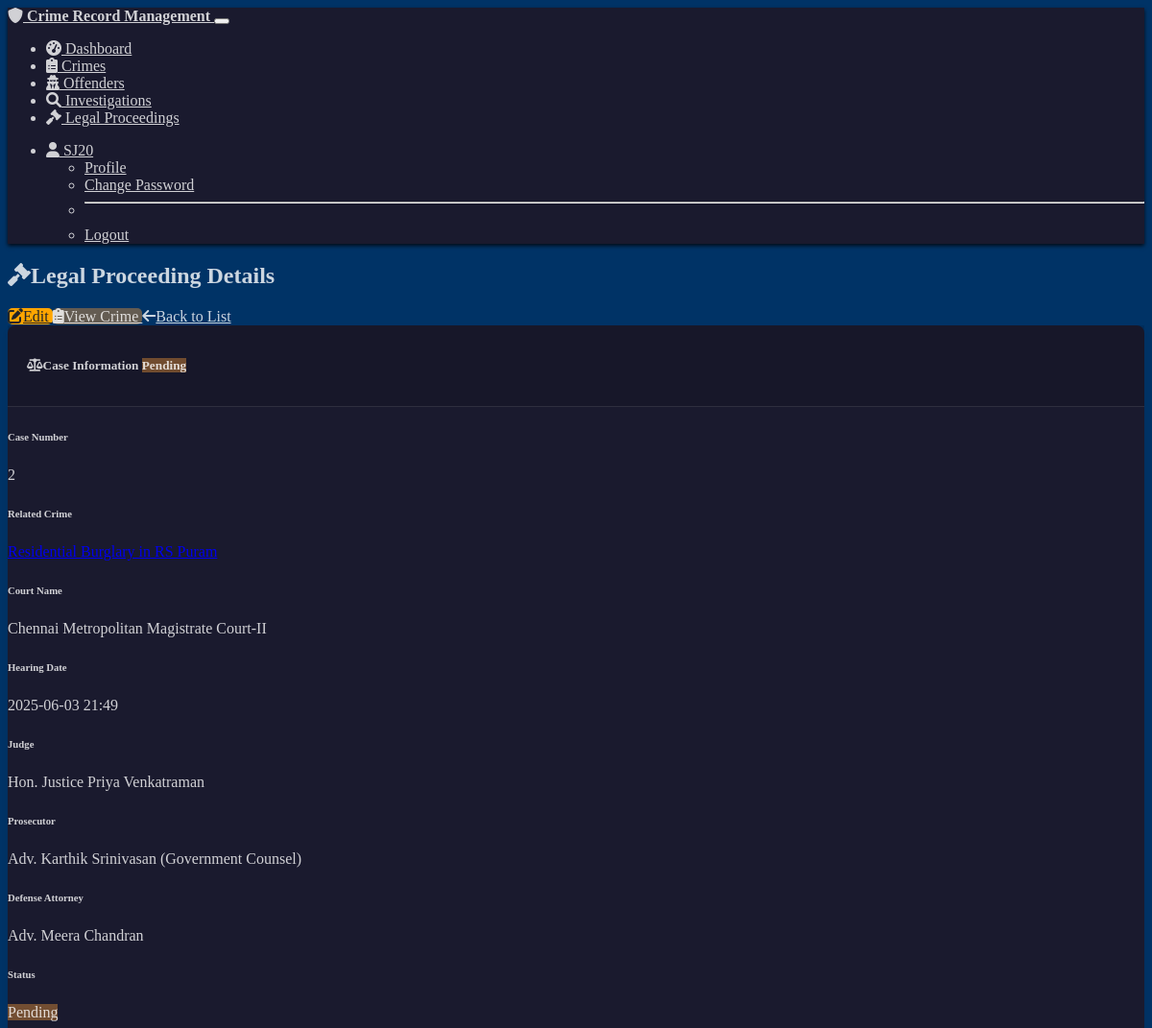
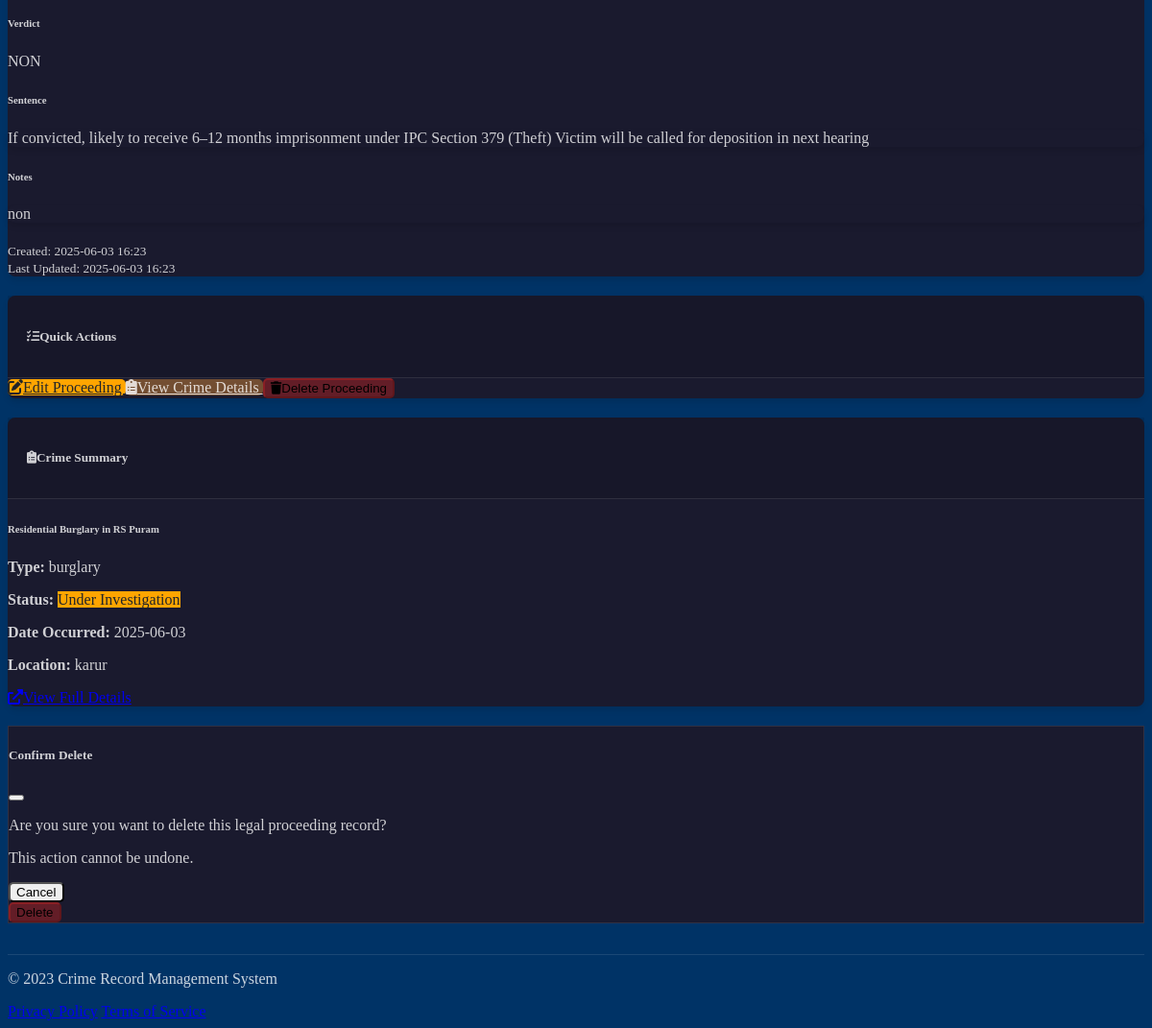
The page /legal/view/1 (signed in) on the database its author committed (2 pictures, top to bottom).
### models.py (models this page shows, shortened)
class User(UserMixin, db.Model):
    id = db.Column(db.Integer, primary_key=True)
    username = db.Column(db.String(64), unique=True, nullable=False)
    password_hash = db.Column(db.String(256), nullable=False)
    email = db.Column(db.String(120), unique=True, nullable=False)
    full_name = db.Column(db.String(100), nullable=False)
    role = db.Column(db.String(20), nullable=False, default='police')  # 'admin' or 'police'
    badge_number = db.Column(db.String(20), nullable=True)
    department = db.Column(db.String(100), nullable=True)
    created_at = db.Column(db.DateTime, default=datetime.utcnow)
    crimes = db.relationship('Crime', backref='reported_by_user', lazy=True)
    investigations = db.relationship('Investigation', backref='assigned_officer', lazy=True)
    def is_admin(self):
        return self.role == 'admin'

class LegalProceeding(db.Model):
    id = db.Column(db.Integer, primary_key=True)
    crime_id = db.Column(db.Integer, db.ForeignKey('crime.id'), nullable=False)
    case_number = db.Column(db.String(50), nullable=False)
    court_name = db.Column(db.String(100), nullable=False)
    judge = db.Column(db.String(100), nullable=True)
    prosecutor = db.Column(db.String(100), nullable=True)
    defense_attorney = db.Column(db.String(100), nullable=True)
    hearing_date = db.Column(db.DateTime, nullable=True)
    status = db.Column(db.String(20), nullable=False, default='Pending')  # Pending, In Progress, Closed
    verdict = db.Column(db.String(50), nullable=True)
    sentence = db.Column(db.Text, nullable=True)
    notes = db.Column(db.Text, nullable=True)
    created_at = db.Column(db.DateTime, default=datetime.utcnow)
    updated_at = db.Column(db.DateTime, default=datetime.utcnow, onupdate=datetime.utcnow)

class Crime(db.Model):
    id = db.Column(db.Integer, primary_key=True)
    title = db.Column(db.String(100), nullable=False)
    type = db.Column(db.String(50), nullable=False)
    location = db.Column(db.String(200), nullable=False)
    date_occurred = db.Column(db.DateTime, nullable=False)
    date_reported = db.Column(db.DateTime, default=datetime.utcnow)
    status = db.Column(db.String(20), nullable=False, default='Open')  # Open, Under Investigation, Closed, Solved
    description = db.Column(db.Text, nullable=False)
    reported_by = db.Column(db.Integer, db.ForeignKey('user.id'), nullable=False)
    offenders = db.relationship('Offender', secondary=offender_crime,
                               backref=db.backref('crimes', lazy='dynamic'))
    investigations = db.relationship('Investigation', backref='crime', lazy=True)
    legal_proceedings = db.relationship('LegalProceeding', backref='crime', lazy=True)

### officer.py (the view)
@app.route('/legal/view/<int:legal_id>')
@login_required
def legal_view(legal_id):
    legal = LegalProceeding.query.get_or_404(legal_id)
    crime = Crime.query.get(legal.crime_id)
    if not current_user.is_admin():
        if crime.reported_by != current_user.id:
            abort(403)
    return render_template('legal/view.html',
                          title=f'Legal Proceeding: {legal.case_number}',
                          legal=legal,
                          crime=crime)

### templates/legal/view.html (shortened to what this page needs)
{% extends "base.html" %}
{% block content %}
<div class="container">
    <div class="d-flex justify-content-between align-items-center mb-4">
        <h2><i class="fas fa-gavel me-2"></i>Legal Proceeding Details</h2>
        <div>
            <a href="{{ url_for('legal_edit', legal_id=legal.id) }}" class="btn btn-warning me-2">
                <i class="fas fa-edit me-2"></i>Edit
            </a>
            <a href="{{ url_for('crime_view', crime_id=crime.id) }}" class="btn btn-info me-2">
                <i class="fas fa-clipboard-list me-2"></i>View Crime
            </a>
            <a href="{{ url_for('legal_list') }}" class="btn btn-outline-secondary">
                <i class="fas fa-arrow-left me-2"></i>Back to List
            </a>
        </div>
    </div>
    <div class="row">
        <div class="col-lg-8">
            <div class="card mb-4">
                <div class="card-header">
                    <h5 class="mb-0">
                        <i class="fas fa-balance-scale me-2"></i>Case Information
                        <span class="badge bg-{{ get_status_badge_color(legal.status) }} float-end">{{ legal.status }}</span>
                    </h5>
                </div>
                <div class="card-body">
                    <div class="row mb-3">
                        <div class="col-md-6">
                            <h6 class="fw-bold text-muted">Case Number</h6>
                            <p>{{ legal.case_number }}</p>
                        </div>
                        <div class="col-md-6">
                            <h6 class="fw-bold text-muted">Related Crime</h6>
                            <p>
                                <a href="{{ url_for('crime_view', crime_id=crime.id) }}">
                                </a>
                            </p>
                        </div>
                    </div>
                    <div class="row mb-3">
                        <div class="col-md-6">
                            <h6 class="fw-bold text-muted">Court Name</h6>
                            <p>{{ legal.court_name }}</p>
                        </div>
                        <div class="col-md-6">
                            <h6 class="fw-bold text-muted">Hearing Date</h6>
                            <p>{{ legal.hearing_date.strftime('%Y-%m-%d %H:%M') if legal.hearing_date else 'Not scheduled' }}</p>
                        </div>
                    </div>
                    <div class="row mb-3">
                        <div class="col-md-4">
                            <h6 class="fw-bold text-muted">Judge</h6>
                            <p>{{ legal.judge if legal.judge else 'Not assigned' }}</p>
                        </div>
                        <div class="col-md-4">
                            <h6 class="fw-bold text-muted">Prosecutor</h6>
                            <p>{{ legal.prosecutor if legal.prosecutor else 'Not assigned' }}</p>
                        </div>
                        <div class="col-md-4">
                            <h6 class="fw-bold text-muted">Defense Attorney</h6>
                            <p>{{ legal.defense_attorney if legal.defense_attorney else 'Not assigned' }}</p>
                        </div>
                    </div>
                    <div class="row mb-3">
                        <div class="col-md-6">
                            <h6 class="fw-bold text-muted">Status</h6>
                            <p>
                                <span class="badge bg-{{ get_status_badge_color(legal.status) }}">
                                    {{ legal.status }}
                                </span>
                            </p>
                        </div>
                        <div class="col-md-6">
                            <h6 class="fw-bold text-muted">Verdict</h6>
                            <p>{{ legal.verdict if legal.verdict else 'Pending' }}</p>
                        </div>
                    </div>
                    <div class="mb-4">
                        <h6 class="fw-bold text-muted">Sentence</h6>
                        <div class="card bg-dark">
                            <div class="card-body">
                                {% if legal.sentence %}
                                <p class="mb-0">{{ legal.sentence }}</p>
                                {% else %}
                                <p class="text-muted mb-0">No sentence recorded yet.</p>
                                {% endif %}
                            </div>
                        </div>
                    </div>
                    <div class="mb-4">
                        <h6 class="fw-bold text-muted">Notes</h6>
                        <div class="card bg-dark">
                            <div class="card-body">
                                {% if legal.notes %}
                                <p class="mb-0">{{ legal.notes|replace('\n', '<br>')|safe }}</p>
                                {% else %}
                                <p class="text-muted mb-0">No additional notes.</p>
                                {% endif %}
                            </div>
                        </div>
                    </div>
                    <div class="row text-muted mt-3">
                        <div class="col-md-6">
                            <small>Created: {{ legal.created_at.strftime('%Y-%m-%d %H:%M') }}</small>
                        </div>
                        <div class="col-md-6 text-md-end">
                            <small>Last Updated: {{ legal.updated_at.strftime('%Y-%m-%d %H:%M') }}</small>
                        </div>
                    </div>
                </div>
            </div>
        </div>
        <div class="col-lg-4">
            <div class="card mb-4">
                <div class="card-header">
                    <h5 class="mb-0"><i class="fas fa-tasks me-2"></i>Quick Actions</h5>
                </div>
                <div class="card-body">
                    <div class="d-grid gap-2">
                        <a href="{{ url_for('legal_edit', legal_id=legal.id) }}" class="btn btn-warning mb-2">
                            <i class="fas fa-edit me-2"></i>Edit Proceeding
                        </a>
                        <a href="{{ url_for('crime_view', crime_id=crime.id) }}" class="btn btn-info mb-2">
                            <i class="fas fa-clipboard-list me-2"></i>View Crime Details
                        </a>
                        <button type="button" class="btn btn-danger" data-bs-toggle="modal" data-bs-target="#deleteModal">
                            <i class="fas fa-trash me-2"></i>Delete Proceeding
                        </button>
                    </div>
                </div>
            </div>
            <div class="card mb-4">
                <div class="card-header">
                    <h5 class="mb-0"><i class="fas fa-clipboard-list me-2"></i>Crime Summary</h5>
                </div>
                <div class="card-body">
                    <h6 class="text-primary">{{ crime.title }}</h6>
                    <p><strong>Type:</strong> {{ crime.type }}</p>
                    <p><strong>Status:</strong>
                        <span class="badge bg-{{ get_status_badge_color(crime.status) }}">
                            {{ crime.status }}
                        </span>
                    </p>
                    <p><strong>Date Occurred:</strong> {{ crime.date_occurred.strftime('%Y-%m-%d') }}</p>
                    <p><strong>Location:</strong> {{ crime.location }}</p>
                    <div class="d-grid">
                        <a href="{{ url_for('crime_view', crime_id=crime.id) }}" class="btn btn-outline-info btn-sm mt-2">
                            <i class="fas fa-external-link-alt me-2"></i>View Full Details
                        </a>
                    </div>
                </div>
            </div>
        </div>
    </div>
    <div class="modal fade" id="deleteModal" tabindex="-1" aria-labelledby="deleteModalLabel" aria-hidden="true">
        <div class="modal-dialog">
            <div class="modal-content">
                <div class="modal-header">
                    <h5 class="modal-title" id="deleteModalLabel">Confirm Delete</h5>
                    <button type="button" class="btn-close" data-bs-dismiss="modal" aria-label="Close"></button>
                </div>
                <div class="modal-body">
                    <p>Are you sure you want to delete this legal proceeding record?</p>
                    <p class="text-danger fw-bold">This action cannot be undone.</p>
                </div>
                <div class="modal-footer">
                    <button type="button" class="btn btn-secondary" data-bs-dismiss="modal">Cancel</button>
                    <form action="{{ url_for('legal_delete', legal_id=legal.id) }}" method="POST">
                        <button type="submit" class="btn btn-danger">Delete</button>
                    </form>
                </div>
            </div>
        </div>
    </div>
</div>
{% endblock %}

### templates/base.html (shortened to what this page needs)
<!DOCTYPE html>
<html lang="en" data-bs-theme="dark">
<head>
    <link rel="stylesheet" href="https://cdn.replit.com/agent/bootstrap-agent-dark-theme.min.css">
    <link rel="stylesheet" href="https://cdnjs.cloudflare.com/ajax/libs/font-awesome/6.0.0/css/all.min.css">
    <link rel="stylesheet" href="{{ url_for('static', filename='css/custom.css') }}">
</head>
<body>
    <nav class="navbar navbar-expand-lg navbar-dark bg-dark mb-4">
        <div class="container">
            <a class="navbar-brand" href="{{ url_for('index') }}">
                <i class="fas fa-shield-alt me-2"></i>
                Crime Record Management
            </a>
            <button class="navbar-toggler" type="button" data-bs-toggle="collapse" data-bs-target="#navbarNav" aria-controls="navbarNav" aria-expanded="false" aria-label="Toggle navigation">
            </button>
            <div class="collapse navbar-collapse" id="navbarNav">
                <ul class="navbar-nav me-auto">
                    {% if current_user.is_authenticated %}
                    <li class="nav-item">
                        <a class="nav-link" href="{{ url_for('dashboard') }}">
                            <i class="fas fa-tachometer-alt me-1"></i> Dashboard
                        </a>
                    </li>
                    <li class="nav-item">
                        <a class="nav-link" href="{{ url_for('crimes_list') }}">
                            <i class="fas fa-clipboard-list me-1"></i> Crimes
                        </a>
                    </li>
                    <li class="nav-item">
                        <a class="nav-link" href="{{ url_for('offenders_list') }}">
                            <i class="fas fa-user-secret me-1"></i> Offenders
                        </a>
                    </li>
                    <li class="nav-item">
                        <a class="nav-link" href="{{ url_for('investigations_list') }}">
                            <i class="fas fa-search me-1"></i> Investigations
                        </a>
                    </li>
                    <li class="nav-item">
                        <a class="nav-link" href="{{ url_for('legal_list') }}">
                            <i class="fas fa-gavel me-1"></i> Legal Proceedings
                        </a>
                    </li>
                    {% endif %}
                </ul>
                <ul class="navbar-nav">
                    {% if current_user.is_authenticated %}
                    <li class="nav-item dropdown">
                        <a class="nav-link dropdown-toggle" href="#" id="userDropdown" role="button" data-bs-toggle="dropdown" aria-expanded="false">
                            <i class="fas fa-user me-1"></i> {{ current_user.username }}
                        </a>
                        <ul class="dropdown-menu dropdown-menu-end" aria-labelledby="userDropdown">
                            <li><a class="dropdown-item" href="{{ url_for('profile') }}">Profile</a></li>
                            <li><a class="dropdown-item" href="{{ url_for('change_password') }}">Change Password</a></li>
                            <li><hr class="dropdown-divider"></li>
                            <li><a class="dropdown-item" href="{{ url_for('logout') }}">Logout</a></li>
                        </ul>
                    </li>
                    {% endif %}
                </ul>
            </div>
        </div>
    </nav>
    <main class="container">
        {% block content %}{% endblock %}
    </main>
    <footer class="footer mt-5 py-3 bg-dark">
        <div class="container">
            <div class="row">
                <div class="col-md-6">
                    <p class="text-muted">&copy; 2023 Crime Record Management System</p>
                </div>
                <div class="col-md-6 text-end">
                    <a href="#" class="text-muted me-3">Privacy Policy</a>
                    <a href="#" class="text-muted">Terms of Service</a>
                </div>
            </div>
        </div>
    </footer>
</body>
</html>

### rows shown on the page
User: username "SJ20"
LegalProceeding: status "Pending", case_number "2", court_name "Chennai Metropolitan Magistrate Court-II", hearing_date "2025-06-03 21:49", judge "Hon. Justice Priya Venkatraman", prosecutor "Adv. Karthik Srinivasan (Government Counsel)", defense_attorney "Adv. Meera Chandran", verdict "NON", sentence "If convicted, likely to receive 6–12 months imprisonment under IPC Section 379 (Theft) Victim will be called for deposition in next hearing", notes "non", created_at "2025-06-03 16:23", updated_at "2025-06-03 16:23"
Crime: title "Residential Burglary in RS Puram", type "burglary", status "Under Investigation", date_occurred "2025-06-03", location "karur"
